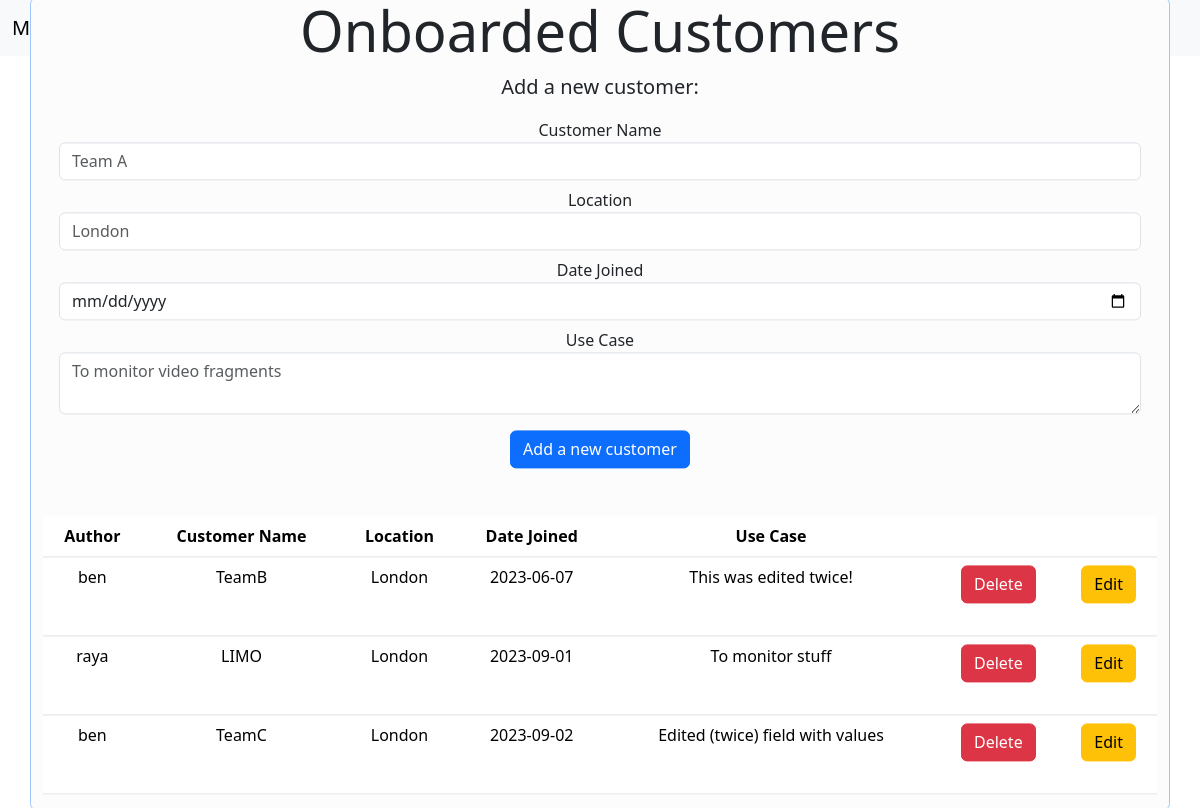
The app's page /customers_database (signed in) with its own data.
### tables this page shows
CREATE TABLE customers (name VARCHAR PRIMARY KEY UNIQUE NOT NULL, author VARCHAR NOT NULL, dateJoined TEXT NOT NULL, useCase TEXT NOT NULL, location TEXT NOT NULL);

### main.py (the view)
@app.route("/customers_database")
@login_required
def customers_database():
    form = create_customer_form()
    connection = sqlite3.connect("database.db")
    connection.row_factory = sqlite3.Row
    current = connection.cursor()
    currentUser = current_user.username
    isAdmin = current_user.isAdmin
    current.execute("select * from customers")
    rows = current.fetchall();
    return render_template("customers_database.html", rows = rows, form=form, currentUser = currentUser, isAdmin = isAdmin)

### forms.py (shortened to what this page needs)
    class customer_form(FlaskForm):
        name = StringField('Customer Name', default = nameValue, validators=[InputRequired(), Length(min=3, max=20)], render_kw={"placeholder": "Team A", "class":"form-control"})
        location = StringField('Location', default = locationValue, validators=[InputRequired(), Length(min=2, max=20)], render_kw={"placeholder": "London", "class":"form-control"})
        dateJoined = DateField('Date Joined', default = dateJoinedValue, validators=[InputRequired()], render_kw={"class":"form-control"})
        useCase = TextAreaField('Use Case', default = useCaseValue, validators=[InputRequired(), Length(max=300)], render_kw={"placeholder": "To monitor video fragments", "class":"form-control"})

### forms.py (called while the page is built, shortened)
def create_customer_form(
    nameValue: str = '',
    dateJoinedValue: str = '',
    locationValue: str = '',
    useCaseValue: str = ''
):
    class customer_form(FlaskForm):
        name = StringField('Customer Name', default = nameValue, validators=[InputRequired(), Length(min=3, max=20)], render_kw={"placeholder": "Team A", "class":"form-control"})
        location = StringField('Location', default = locationValue, validators=[InputRequired(), Length(min=2, max=20)], render_kw={"placeholder": "London", "class":"form-control"})
        dateJoined = DateField('Date Joined', default = dateJoinedValue, validators=[InputRequired()], render_kw={"class":"form-control"})
        useCase = TextAreaField('Use Case', default = useCaseValue, validators=[InputRequired(), Length(max=300)], render_kw={"placeholder": "To monitor video fragments", "class":"form-control"})
    return customer_form()

### main.py (called while the page is built)
@login_manager.user_loader
def load_user(id):
    try:
        connection = sqlite3.connect("database.db")
        cursor = connection.cursor()
        cursor.execute("SELECT * FROM users WHERE id = (?)",[id])
        result = cursor.fetchone()
        if result is None:
            return None
        else:
            return User(result[0], result[1], result[2], result[3], result[4])
    except Exception as e:
        return e

### templates/customers_database.html (shortened to what this page needs)
<!DOCTYPE html>
<html lang="en" dir="ltr">
  <head>
    <link href="https://cdn.jsdelivr.net/npm/bootstrap@5.3.1/dist/css/bootstrap.min.css" rel="stylesheet">
  </head>
  <body>
    <nav class="navbar navbar-expand-lg navbar-light bg-light">
      <div class="container-fluid">
        <a class="navbar-brand" href="{{ url_for('home') }}">MyAgileProject</a>
    </div>
    </nav>
    <div class="jumbotron">
        <div class="container-md bg-light-subtle border border-primary-subtle rounded-3 text-center position-absolute top-50 start-50 translate-middle">
            <h1 class="display-4">Onboarded Customers</h1>
            <p class="lead">Add a new customer:</p>
            <form class="form" action = "{{ url_for('add_customer') }}" method = "POST">
                <div class="form-group mx-sm-3 mb-2">
                    {{ form.name.label() }}
                    {% if form.name.errors %}
                        {{ form.name() }}
                        <div class="invalid-feedback">
                        {% for error in form.name.errors %}
                        <span>* {{ error }}</span>
                        {% endfor %}
                        </div>
                    {%else%}
                        {{ form.name() }}
                    {% endif %}
                </div>
                <div class="form-group mx-sm-3 mb-2">
                    {{ form.location.label() }}
                    {% if form.location.errors %}
                        {{ form.location() }}
                        <div class="invalid-feedback">
                        {% for error in form.location.errors %}
                        <span>* {{ error }}</span>
                        {% endfor %}
                        </div>
                    {%else%}
                        {{ form.location() }}
                    {% endif %}
                </div>
                <div class="form-group mx-sm-3 mb-2">
                    {{ form.dateJoined.label() }}
                    {% if form.dateJoined.errors %}
                        {{ form.dateJoined() }}
                        <div class="invalid-feedback">
                        {% for error in form.dateJoined.errors %}
                        <span>* {{ error }}</span>
                        {% endfor %}
                        </div>
                    {%else%}
                        {{ form.dateJoined() }}
                    {% endif %}
                </div>
                <div class="form-group mx-sm-3 mb-3">
                    {{ form.useCase.label() }}
                    {% if form.useCase.errors %}
                        {{ form.useCase() }}
                        <div class="invalid-feedback">
                        {% for error in form.useCase.errors %}
                        <span>* {{ error }}</span>
                        {% endfor %}
                        </div>
                    {%else%}
                        {{ form.useCase() }}
                    {% endif %}
                </div>
                <button type="submit" class="btn btn-primary mb-4">Add a new customer</button>
            </form>
            <br>
            <table class="table">
                <thead>
                    <tr>
                        <th scope="col">Author</th>
                        <th scope="col">Customer Name</th>
                        <th scope="col">Location</th>
                        <th scope="col">Date Joined</th>
                        <th scope="col">Use Case</th>
                        <th scope="col"></th>
                        <th scope="col"></th>
                    </tr>
                </thead>
                <tbody>
                    {% for row in rows %}
                        <tr>
                            <td>
                                {{row["author"]}}
                            </td>
                            <td>
                                {{row["name"]}}
                            </td>
                            <td>
                                {{row["location"]}}
                            </td>
                            <td>
                                {{row["dateJoined"]}}
                            </td>
                            <td>
                                {{row["useCase"]}}
                            </td>
                            {% if row["author"] == currentUser or isAdmin == "True"%}
                            <td>
                                <form action="{{ url_for('delete_customer', customer_name = row['name']) }}" method= "POST">
                                    <button type="submit" class="btn btn-danger mb-4">Delete</button>
                                </form>
                            </td>
                            <td>
                                <a class="btn btn-warning my-2 my-sm-0" href="{{ url_for('update_customer', name = row['name'], dateJoined = row['dateJoined'], location = row['location'], useCase = row['useCase']) }}">Edit</a>
                            </td>
                            {% endif %}
                        </tr>
                    {%endfor%}
                </tbody>
            </table>
        </div>
    </div>
  </body>
</html>

### records on screen
customers: author "ben", name "TeamB", location "London", dateJoined "2023-06-07", useCase "This was edited twice!"
customers: author "raya", name "LIMO", location "London", dateJoined "2023-09-01", useCase "To monitor stuff"
customers: author "ben", name "TeamC", location "London", dateJoined "2023-09-02", useCase "Edited (twice) field with values"
